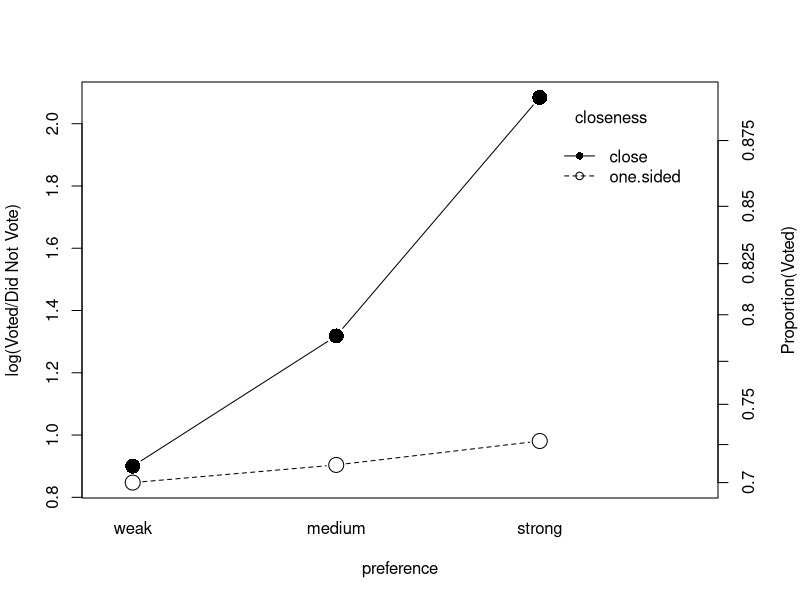

This chart was generated by the following R code: (Note: this script raises an error after producing the figure.)
##-------------------------------------------------------##
## An R Companion to Applied Regression, Second Edition  ##
##    Script for Chapter 5                               ##
##                                                       ##
##    John Fox and Sanford Weisberg                      ##
##    Sage Publications, 2011                            ##
##-------------------------------------------------------##

 
options(show.signif.stars=FALSE)



set.seed(100) # to reproduce results in the text
library(car)
some(Mroz)  # sample 10 rows
nrow(Mroz)
mroz.mod <- glm(lfp ~ k5 + k618 + age + wc + hc + lwg + inc,
   family=binomial, data=Mroz)

mroz.mod <- glm(lfp ~ k5 + k618 + age + wc + hc + lwg + inc,
   family=binomial(link=logit), data=Mroz)
summary(mroz.mod)
round(exp(cbind(Estimate=coef(mroz.mod), confint(mroz.mod))), 2)
mroz.mod.2 <- update(mroz.mod, . ~ . - k5 - k618)
anova(mroz.mod.2, mroz.mod, test="Chisq")
Anova(mroz.mod)
head(predict(mroz.mod)) # first 6 values
head(predict(mroz.mod, type="response"))

closeness <- factor(rep(c("one.sided", "close"), c(3, 3)),
    levels=c("one.sided", "close"))
preference <- factor(rep(c("weak", "medium", "strong"), 2),
    levels=c("weak", "medium", "strong"))
voted <- c(91, 121, 64, 214, 284, 201)
did.not.vote <- c(39, 49, 24, 87, 76, 25)
logit.turnout <- log(voted/did.not.vote)
Campbell <- data.frame(closeness, preference, voted, did.not.vote,
     logit=logit.turnout)
Campbell
oldpar <- par(mar=c(5.1, 4.1, 4.1, 4.1)) # add room for right-side axis
with(Campbell,
    interaction.plot(preference, closeness, logit,
        type="b", pch=c(1, 16), cex=2, ylab="log(Voted/Did Not Vote)"))
probabilityAxis(side="right", at=seq(0.7, 0.875, by=0.025),
    axis.title="Proportion(Voted)")  # right y-axis
par(oldpar) # restore default margins


campbell.mod <- glm(cbind(voted, did.not.vote) ~
    closeness*preference, family=binomial, data=Campbell)
summary(campbell.mod)
predict(campbell.mod, type="link")
campbell.mod.2 <- update(campbell.mod,
    . ~ . - closeness:preference) # no interactions
anova(campbell.mod.2, campbell.mod, test="Chisq")
Anova(campbell.mod)
c(df=df.residual(campbell.mod.2), Test=deviance(campbell.mod.2))

set.seed(123456) # to reproduce results in the text
Campbell.long <- data.frame(close=NULL, prefer=NULL,
    turn=NULL) # initialize an empty data frame
for (j in 1:6) { # loop over combinations of factors
  x1 <- with(Campbell,
    data.frame(close=closeness[j],
        prefer=preference[j],
        turn=rep("did.not.vote", did.not.vote[j]))) # non-voters rows
  x2 <- with(Campbell,
    data.frame(close=closeness[j],
        prefer=preference[j],
        turn=rep("voted", voted[j]))) # rows for voters
 Campbell.long <- rbind(Campbell.long, x1, x2) # build up rows
}
some(Campbell.long) # sample rows
nrow(Campbell.long)
ftable(xtabs(~ close + prefer + turn, data=Campbell.long))
campbell.mod.long <- glm(turn ~ close*prefer,
    family=binomial, data=Campbell.long)
summary(campbell.mod.long)
Anova(campbell.mod.long)

set.seed(12345) # to reproduce the results in the text
some(Ornstein)
nrow(Ornstein)


(tab <- xtabs(~ interlocks, data=Ornstein))
x <- as.numeric(names(tab)) # names are distinct values of interlocks
plot(x, tab, type="h", xlab="Number of Interlocks", ylab="Frequency")
points(x, tab, pch=16)
mod.ornstein <- glm(interlocks ~ log2(assets) + nation + sector,
   family=poisson, data=Ornstein)
summary(mod.ornstein)
Anova(mod.ornstein)
exp(coef(mod.ornstein))

library(effects)
plot(allEffects(mod.ornstein, default.levels=50), ask=FALSE)

AMSsurvey$class <- NULL # delete this column from the data frame
head(AMSsurvey)  # first 6 rows
nrow(AMSsurvey)
(tab.sex.citizen <- xtabs(count ~ sex + citizen, data=AMSsurvey))
chisq.test(tab.sex.citizen, correct=FALSE) # suppress Yates correction
(AMS2 <- as.data.frame(tab.sex.citizen))
(phd.mod.indep <- glm(Freq ~ sex + citizen, family=poisson, data=AMS2))
pchisq(2.57, df=1, lower.tail=FALSE)
sum(residuals(phd.mod.indep, type="pearson")^2)
phd.mod.all <- glm(count ~ type*sex*citizen, # saturated model
    family=poisson, data=AMSsurvey)
Anova(phd.mod.all)
summary(phd.mod.1 <- update(phd.mod.all,
    . ~ .- sex:citizen - type:sex:citizen))
pchisq(1.9568, df=6, lower.tail=FALSE)

Campbell
library(reshape)
(Campbell1 <- melt(Campbell,
    id.vars=c("closeness", "preference"),
    measure.var=c("voted", "did.not.vote"),
    variable_name="turnout"))
mod.loglin <- glm(value ~ closeness*preference*turnout,
   family=poisson, data=Campbell1)
Anova(mod.loglin)

set.seed=12345 # to reproduce the results in the text
some(Salaries)
nrow(Salaries)
ftable(tab1 <- xtabs(~ rank + discipline + sex, data=Salaries))
(Salaries1 <- data.frame(tab1))

set.seed(101) # to reproduce the results in the text
some(Womenlf)
nrow(Womenlf)
library(nnet)
Womenlf$partic <- factor(Womenlf$partic,
    levels=c("not.work", "parttime", "fulltime"))
mod.multinom <- multinom(partic ~ hincome + children + region,
    data=Womenlf)
Anova(mod.multinom)
mod.multinom.1 <- update(mod.multinom, . ~ . - region)
summary(mod.multinom.1, Wald=TRUE)
library(effects)
plot(allEffects(mod.multinom.1), ask=FALSE)
plot(effect("hincome*children", mod.multinom.1))
Womenlf$working <- with(Womenlf,
       recode(partic, " 'not.work' = 'no'; else = 'yes' "))
Womenlf$fulltime <- with(Womenlf,recode (partic,
       " 'fulltime' = 'yes'; 'parttime' = 'no'; 'not.work' = NA "))
xtabs(~ partic + working, data=Womenlf)
xtabs(~ partic + fulltime, data=Womenlf)
mod.working <- glm(working ~ hincome + children + region,
  family=binomial, data=Womenlf)
summary(mod.working)
mod.fulltime <- update(mod.working, fulltime ~ .)
summary(mod.fulltime)
Anova(mod.working)
Anova(mod.fulltime)
mod.working.1 <- update(mod.working, . ~ . - region)
mod.fulltime.1 <- update(mod.fulltime, . ~ . - region)

(Predictors <- expand.grid(hincome=1:45,
               children=c("absent", "present")))
p.work <- predict(mod.working.1, newdata=Predictors, type="response")
p.fulltime <- predict(mod.fulltime.1, newdata=Predictors,
               type="response")
p.full <- p.work*p.fulltime
p.part <- p.work*(1 - p.fulltime)
p.not <- 1 - p.work
par(mfrow=c(1, 2))  # 1 row and 2 columns of panels
plot(c(1, 45), c(0, 1),
    type="n", xlab="Husband's Income", ylab="Fitted Probability",
    main="Children Absent")
lines(1:45, p.not[1:45], lty="solid", lwd=3)   # not working
lines(1:45, p.part[1:45], lty="dashed", lwd=3)  # part-time
lines(1:45, p.full[1:45], lty="dotted", lwd=3)  # full-time
legend("topright", lty=1:3, lwd=3, cex=0.75, inset=0.01,
    legend=c("not working", "part-time", "full-time"))
plot(c(1, 45), c(0, 1),
    type="n", xlab="Husband's Income", ylab="Fitted Probability",
    main="Children Present")
lines(1:45, p.not[46:90], lty="solid", lwd=3)
lines(1:45, p.part[46:90], lty="dashed", lwd=3)
lines(1:45, p.full[46:90], lty="dotted", lwd=3)
par(mfrow=c(1, 1))

library(MASS) # actually previously loaded by library(car)
mod.polr <- polr(partic ~ hincome + children, data=Womenlf)
summary(mod.polr)
pchisq(deviance(mod.polr) - deviance(mod.multinom.1),
    df = 6 - 4, lower.tail=FALSE)
plot(effect("hincome*children", mod.polr))
plot(effect("hincome*children", mod.polr), style="stacked")
plot(effect("hincome*children", mod.polr, latent=TRUE))

trans.gamma <- glm(time ~ t1 + t2, family=Gamma(link=identity),
                data=Transact)
summary(trans.gamma)
gamma.shape(trans.gamma)

(phihat <- sum(residuals(mod.ornstein, type="pearson")^2)/
         df.residual(mod.ornstein))
summary(mod.ornstein, dispersion=phihat)
Anova(mod.ornstein, test="F")

mod.ornstein.q <- update(mod.ornstein, family=quasipoisson)

mod.ornstein.nb <- update(mod.ornstein, family=negative.binomial(1.5))
thetas <- seq(0.5, 2.5, by=0.5)
aics <- rep(0, 5) # allocate vector
for (i in seq(along=thetas)) aics[i] <- AIC(update(mod.ornstein.nb,
         family=negative.binomial(thetas[i])))
rbind(thetas, aics)
summary(mod.ornstein.nb)
summary(glm.nb(interlocks ~ log2(assets) + nation + sector,
     data=Ornstein))

args(glm)
